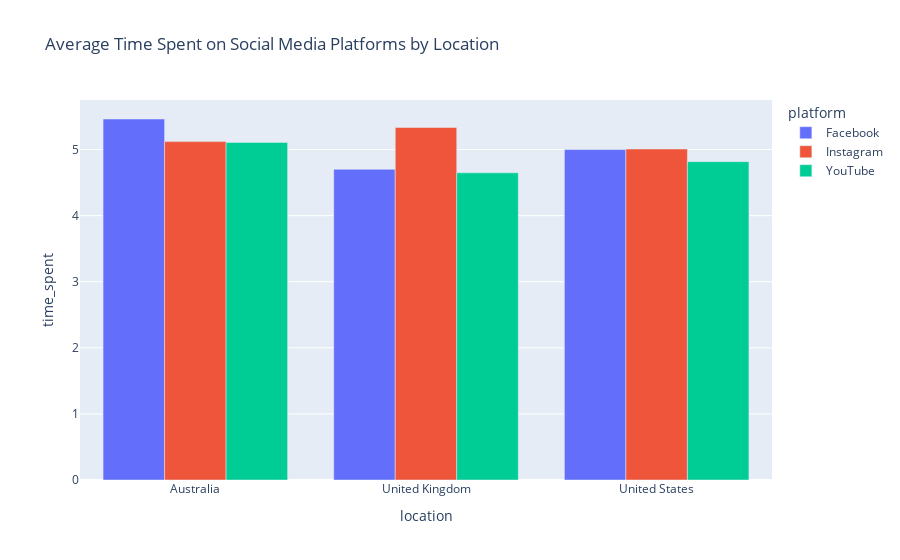

Notebook cell for this chart:
### Code cell
profession_location_avgtime=train.groupby(by=['location','platform']).agg({'time_spent':'mean'}).reset_index()
profession_location_avgtime
fig=px.bar(profession_location_avgtime,
           x='location',y='time_spent',color='platform',barmode='group',
           title="Average Time Spent on Social Media Platforms by Location")
fig.show(render='iframe')

### Figure 1 — Plotly figure (JSON) as saved in the notebook; plotly's stock layout.template omitted (floating-point values rounded to 4 significant figures)
{"data": [{"alignmentgroup": "True", "hovertemplate": "platform=Facebook<br>location=%{x}<br>time_spent=%{y}<extra></extra>", "legendgroup": "Facebook", "marker": {"color": "#636efa", "pattern": {"shape": ""}}, "name": "Facebook", "offsetgroup": "Facebook", "orientation": "v", "showlegend": true, "textposition": "auto", "type": "bar", "x": ["Australia", "United Kingdom", "United States"], "xaxis": "x", "y": [5.462, 4.701, 5], "yaxis": "y"}, {"alignmentgroup": "True", "hovertemplate": "platform=Instagram<br>location=%{x}<br>time_spent=%{y}<extra></extra>", "legendgroup": "Instagram", "marker": {"color": "#EF553B", "pattern": {"shape": ""}}, "name": "Instagram", "offsetgroup": "Instagram", "orientation": "v", "showlegend": true, "textposition": "auto", "type": "bar", "x": ["Australia", "United Kingdom", "United States"], "xaxis": "x", "y": [5.12, 5.333, 5.008], "yaxis": "y"}, {"alignmentgroup": "True", "hovertemplate": "platform=YouTube<br>location=%{x}<br>time_spent=%{y}<extra></extra>", "legendgroup": "YouTube", "marker": {"color": "#00cc96", "pattern": {"shape": ""}}, "name": "YouTube", "offsetgroup": "YouTube", "orientation": "v", "showlegend": true, "textposition": "auto", "type": "bar", "x": ["Australia", "United Kingdom", "United States"], "xaxis": "x", "y": [5.107, 4.648, 4.817], "yaxis": "y"}], "layout": {"barmode": "group", "legend": {"title": {"text": "platform"}, "tracegroupgap": 0}, "title": {"text": "Average Time Spent on Social Media Platforms by Location"}, "xaxis": {"anchor": "y", "domain": [0, 1], "title": {"text": "location"}}, "yaxis": {"anchor": "x", "domain": [0, 1], "title": {"text": "time_spent"}}}}
